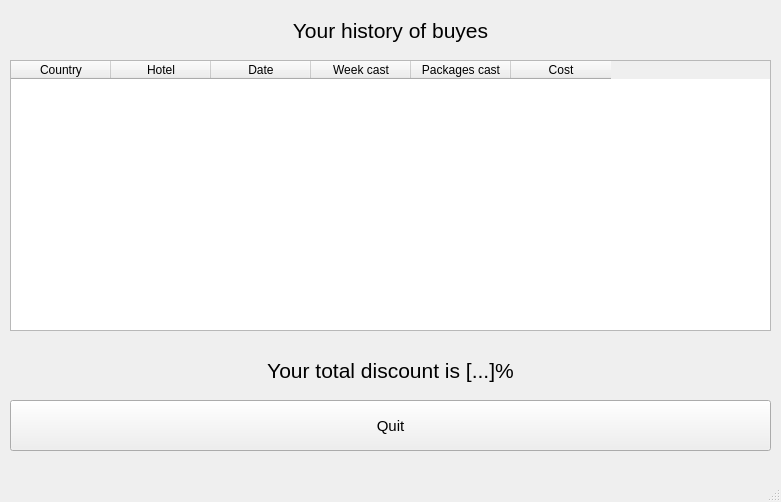
<?xml version="1.0" encoding="UTF-8"?>
<ui version="4.0">
 <class>Buyed_history</class>
 <widget class="QMainWindow" name="Buyed_history">
  <property name="geometry">
   <rect>
    <x>0</x>
    <y>0</y>
    <width>781</width>
    <height>502</height>
   </rect>
  </property>
  <property name="windowTitle">
   <string>MainWindow</string>
  </property>
  <widget class="QWidget" name="centralwidget">
   <widget class="QPushButton" name="Autorisation_button">
    <property name="geometry">
     <rect>
      <x>10</x>
      <y>400</y>
      <width>761</width>
      <height>51</height>
     </rect>
    </property>
    <property name="font">
     <font>
      <family>Arial</family>
      <pointsize>11</pointsize>
     </font>
    </property>
    <property name="text">
     <string>Quit</string>
    </property>
   </widget>
   <widget class="QLabel" name="label_3">
    <property name="geometry">
     <rect>
      <x>10</x>
      <y>350</y>
      <width>761</width>
      <height>41</height>
     </rect>
    </property>
    <property name="text">
     <string>&lt;html&gt;&lt;head/&gt;&lt;body&gt;&lt;p align=&quot;center&quot;&gt;&lt;span style=&quot; font-size:16pt;&quot;&gt;Your total discount is [...]%&lt;/span&gt;&lt;/p&gt;&lt;/body&gt;&lt;/html&gt;</string>
    </property>
   </widget>
   <widget class="QTableWidget" name="tableWidget">
    <property name="geometry">
     <rect>
      <x>10</x>
      <y>60</y>
      <width>761</width>
      <height>271</height>
     </rect>
    </property>
    <column>
     <property name="text">
      <string>Country</string>
     </property>
    </column>
    <column>
     <property name="text">
      <string>Hotel</string>
     </property>
    </column>
    <column>
     <property name="text">
      <string>Date</string>
     </property>
    </column>
    <column>
     <property name="text">
      <string>Week cast</string>
     </property>
    </column>
    <column>
     <property name="text">
      <string>Packages cast</string>
     </property>
    </column>
    <column>
     <property name="text">
      <string>Cost</string>
     </property>
    </column>
   </widget>
   <widget class="QLabel" name="label">
    <property name="geometry">
     <rect>
      <x>10</x>
      <y>10</y>
      <width>761</width>
      <height>41</height>
     </rect>
    </property>
    <property name="text">
     <string>&lt;html&gt;&lt;head/&gt;&lt;body&gt;&lt;p align=&quot;center&quot;&gt;&lt;span style=&quot; font-size:16pt;&quot;&gt;Your history of buyes&lt;/span&gt;&lt;/p&gt;&lt;/body&gt;&lt;/html&gt;</string>
    </property>
   </widget>
  </widget>
  <widget class="QMenuBar" name="menubar">
   <property name="geometry">
    <rect>
     <x>0</x>
     <y>0</y>
     <width>781</width>
     <height>22</height>
    </rect>
   </property>
  </widget>
  <widget class="QStatusBar" name="statusbar"/>
 </widget>
 <resources/>
 <connections/>
</ui>
